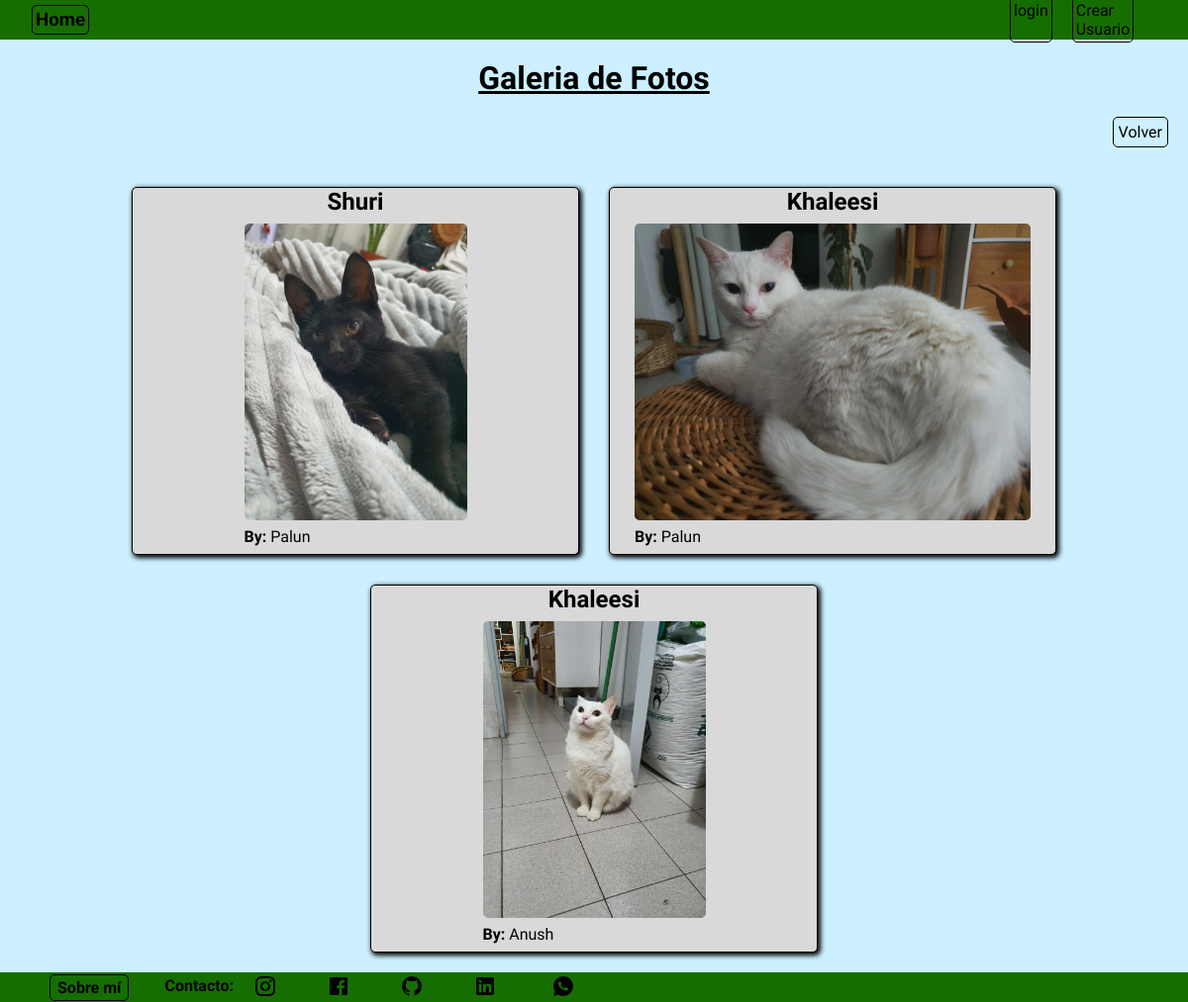
Page /core/galeria_fotos on the committed database.
### perfil/models.py (models this page shows, shortened)
class Mascota(models.Model):
    nombre= models.CharField(max_length=50, verbose_name='Nombre')
    fecha_nacimiento = models.DateField(verbose_name='Fecha de nacimiento')
    sexo = models.CharField(max_length=20, null=True, blank=True, verbose_name='Sexo')
    raza = models.ForeignKey(Raza, on_delete=models.SET_NULL,null=True, blank=True, verbose_name='Raza')
    color_pelo = models.CharField(max_length=100, null=True,blank=True, verbose_name='Color de pelo')
    alimento = models.CharField(max_length=100, null=True,blank=True)
    datos_importantes = models.CharField(max_length=150, null=True,blank=True)
    foto = models.ImageField(upload_to='fotos',null=True, blank=True)
    descripcion = models.TextField(null=True, blank=True, verbose_name=('Descripción'))
    user = models.ForeignKey(User, on_delete=models.CASCADE)
    class Meta:
        verbose_name = 'Mascota'
        verbose_name_plural = 'Mascotas'

### core/views.py (the view)
# urls.py: path('core/galeria_fotos', galeria_fotos, name='galeria_fotos'),
def galeria_fotos(request):
    mascotas = Mascota.objects.all()
    context = {
        'mascotas': mascotas,
    }
    return render(request, 'core/galeria_fotos.html', context)

### core/templates/core/galeria_fotos.html (shortened to what this page needs)
{% extends 'core/base.html' %}
{% block content %}
    <nav class="navbar">
        <div class="titulo">
            <h3><a href="{% url 'core:index' %}" class="link">Home</a></h3>
        </div>
        <div class="login">
            {% if user.is_authenticated %}
            <form action="{% url 'login:logout' %}" method="post">
                {% csrf_token %}
                <button type="submit" class="logout">Logout</button>
            </form>
            {% else %}
                <a href="{% url 'login:index' %}" class="link">login</a>
                <a href="{% url 'login:singup' %}" class="link">Crear Usuario</a>
            {% endif %}
    </div>
    </nav>
    <main class="contenedor_galeria">
        <div class="contenedor_titulo_galeria">
            <h1 class="titulo_galeria">Galeria de Fotos</h1>
        </div>
        <div class="contenedor_galeria_fotos">
            {% for mascota in mascotas %}
            <div class="contenedor_fotos">
                <div class="contenedor_nombre_foto">
                    <p class="nombre_foto">{{ mascota.nombre }}</p>
                </div>
                {% if mascota.foto %}
                <img src="{{ mascota.foto.url }}" alt="Foto de {{ object.nombre }}" width="" height="" class="foto_galeria">
                {% endif %}
                <div class="contenedor_dueño">
                    <p class="dueño"><strong>By:</strong> {{ mascota.user }}</p>
                </div>
            </div>
            {% endfor %}
        </div>
            <div class="contenedor_volver_galeria">
                <a href="{% url 'core:index' %}" class="volver_galeria">Volver</a>
            </div>
    </main>
{% endblock content %}

### core/static/css/style.css (style rules this page uses)
* { padding: 0; margin: 0; font-family: "Quicksand", sans-serif; }
.navbar { display: grid; grid-template-columns: repeat(20, 5vw); grid-template-rows: 40px; width: 100vw; background-color: rgb(22, 110, 0); align-items: center; }
.link { text-decoration: none; color: black; transition-duration: .3s; border: 1px solid black; border-radius: 5px; padding: 3px; }
.login { grid-column-start: 18; grid-column-end: 20; display: flex; gap: 20px; }
.titulo { display: flex; gap: 2rem; align-items: center; margin-left: 2rem; }
.contenedor_galeria { min-height: 92vh; display: flex; flex-flow: column wrap; background-color: rgb(204, 240, 255); }
.contenedor_galeria_fotos { display: flex; flex-wrap: wrap; justify-content: center; order: 1; padding: 20px; gap: 30px; }
.contenedor_fotos { display: grid; justify-content: center; width: 450px; height: 370px; border: 1px solid black; border-radius: 5px; box-shadow: 2px 2px 5px 1px black; background-color: rgb(217, 217, 217); }
.contenedor_nombre_foto { display: flex; justify-content: center; }
.nombre_foto { font-size: 1.5rem; font-weight: bold; justify-content: center; }
.foto_galeria { height: 300px; border-radius: 5px; }
.contenedor_titulo_galeria { display: flex; justify-content: center; align-items: flex-end; grid-column-start: span 18; grid-row-start: span 3; padding-top: 20px; }
.titulo_galeria { text-decoration: underline; }
.contenedor_volver_galeria { display: flex; justify-content: flex-end; padding: 20px; }
.volver_galeria { text-decoration: none; color: black; border: 1px solid black; border-radius: 5px; padding: 5px; transition-duration: .2s; }

### rows in the picture
Mascota: nombre "Shuri", foto (picture), user "Palun"
Mascota: nombre "Khaleesi", foto (picture), user "Palun"
Mascota: nombre "Khaleesi", foto (picture), user "Anush"
